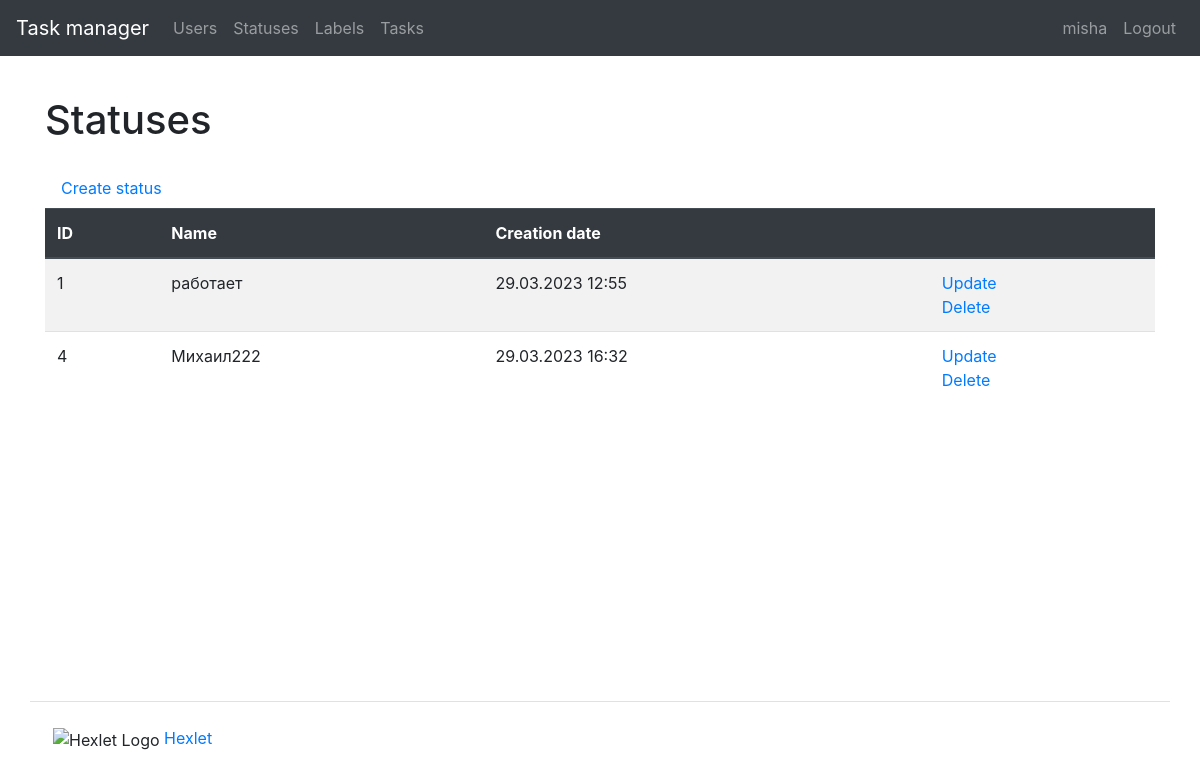
The page /statuses (signed in) on the database its author committed.
### task_manager/users/models.py (models this page shows, shortened)
class User(AbstractUser):
    first_name = models.CharField(max_length=150)
    last_name = models.CharField(max_length=150)

### task_manager/statuses/models.py (models this page shows, shortened)
class Status(models.Model):
    name = models.CharField(max_length=150, unique=True,
                            verbose_name=_('Name'))
    date_created = models.DateTimeField(auto_now_add=True,
                                        verbose_name=_('Creation date'))
    class Meta:
        verbose_name = _('Status')
        verbose_name_plural = _('Statuses')

### task_manager/statuses/views.py (the view)
# urls.py: path('', views.StatusView.as_view(), name='statuses'),
class StatusView(AuthCheckMixin, ListView):
    template_name = 'statuses/index.html'
    model = Status
    context_object_name = 'statuses'
    extra_context = {'title': _('Statuses')}

### task_manager/mixins.py (called while the page is built)
    def dispatch(self, request, *args, **kwargs):
        if not request.user.is_authenticated:
            messages.error(request, self.auth_message)
            return redirect(reverse_lazy('login'))
        return super().dispatch(request, *args, **kwargs)

### task_manager/templates/statuses/index.html (shortened to what this page needs)
{% extends "base.html" %}
{% load bootstrap4 %}
{% load i18n %}
{% block content %}
<h1 class="my-4">{{ title }}</h1>
<a class="nav-link" href="{% url 'status_create' %}">{% trans 'Create status' %}</a>
<table class="table table-striped">
    <thead class="thead-dark">
    <tr>
        <th>ID</th>
        <th>{% trans 'Name' %}</th>
        <th>{% trans 'Creation date' %}</th>
        <th></th>
    </tr>
    </thead>
    <tbody>
    {% if statuses %}
    {% for status in statuses %}
    <tr>
        <td>{{ status.id }}</td>
        <td>{{ status.name }}</td>
        <td>{{ status.date_created|date:"d.m.Y H:i" }}</td>
        <td>
            <a href="{% url 'status_update' status.id %}">{% trans 'Update' %}</a>
            <br>
            <a href="{% url 'status_delete' status.id %}">{% trans 'Delete' %}</a>
        </td>
    </tr>
    {% endfor %}
    {% endif %}
    </tbody>
</table>
{% endblock content %}

### task_manager/templates/base.html (shortened to what this page needs)
{% load i18n %}
{% get_current_language as LANGUAGE_CODE %}
{% load bootstrap4 %}
<!DOCTYPE html>
<html lang="{{ LANGUAGE_CODE }}">
<head>
</head>
<body class="d-flex flex-column min-vh-100">
<header>
    <nav class="navbar navbar-expand-md navbar-dark bg-dark mb-3">
    <a class="navbar-brand" href="{% url 'home' %}">{% trans "Task manager" %}</a>
    <div class="collapse navbar-collapse" id="navbarToggleExternalContent">
        <ul class="navbar-nav mr-auto">
            <li class="nav-item">
                <a class="nav-link" href="{% url 'users' %}">{% trans "Users" %}</a>
            </li>
            {% if user.is_authenticated %}
                <li class="nav-item">
                    <a class="nav-link" href="{% url 'statuses' %}">{% trans "Statuses" %}</a>
                </li>
                <li class="nav-item">
                    <a class="nav-link" href="{% url 'labels' %}">{% trans "Labels" %}</a>
                </li>
                <li class="nav-item">
                    <a class="nav-link" href="{% url 'tasks' %}">{% trans "Tasks" %}</a>
                </li>
            {% endif %}
        </ul>
        <ul class="navbar-nav">
            {% if user.is_authenticated %}
                <li class="nav-item">
                    <a class="nav-link" href="{% url 'user_update' user.id %}">{{ user.username }}</a>
                </li>
                <li class="nav-item">
                    <a class="nav-link" href="{% url 'logout' %}">{% translate "Logout" %}</a>
                </li>
            {% endif %}
        </ul>
    </div>
    </nav>
</header>
<main class="container wrapper flex-grow-1">
    {% block content %}{% endblock %}
</main>
<footer>
    <div class="container flex-column my-5 pt-4 border-top">
        <img class='ml-2'
             src="https://cdn2.hexlet.io/assets/favicon-9213ff1fc34b4e2da96c3b3eb582b3d10180b250e993141d7928d6aa1f5647c1.ico"
             alt="Hexlet Logo" height="16px">
        <a target="_blank" href="https://ru.hexlet.io">Hexlet</a>
    </div>
</footer>
{% bootstrap_css %}
</body>
</html>

### rows shown on the page
User: username "misha"
Status: id "1", name "работает", date_created "29.03.2023 12:55"
Status: id "4", name "Михаил222", date_created "29.03.2023 16:32"

### other values the page prints
{{ title }} "Statuses"
